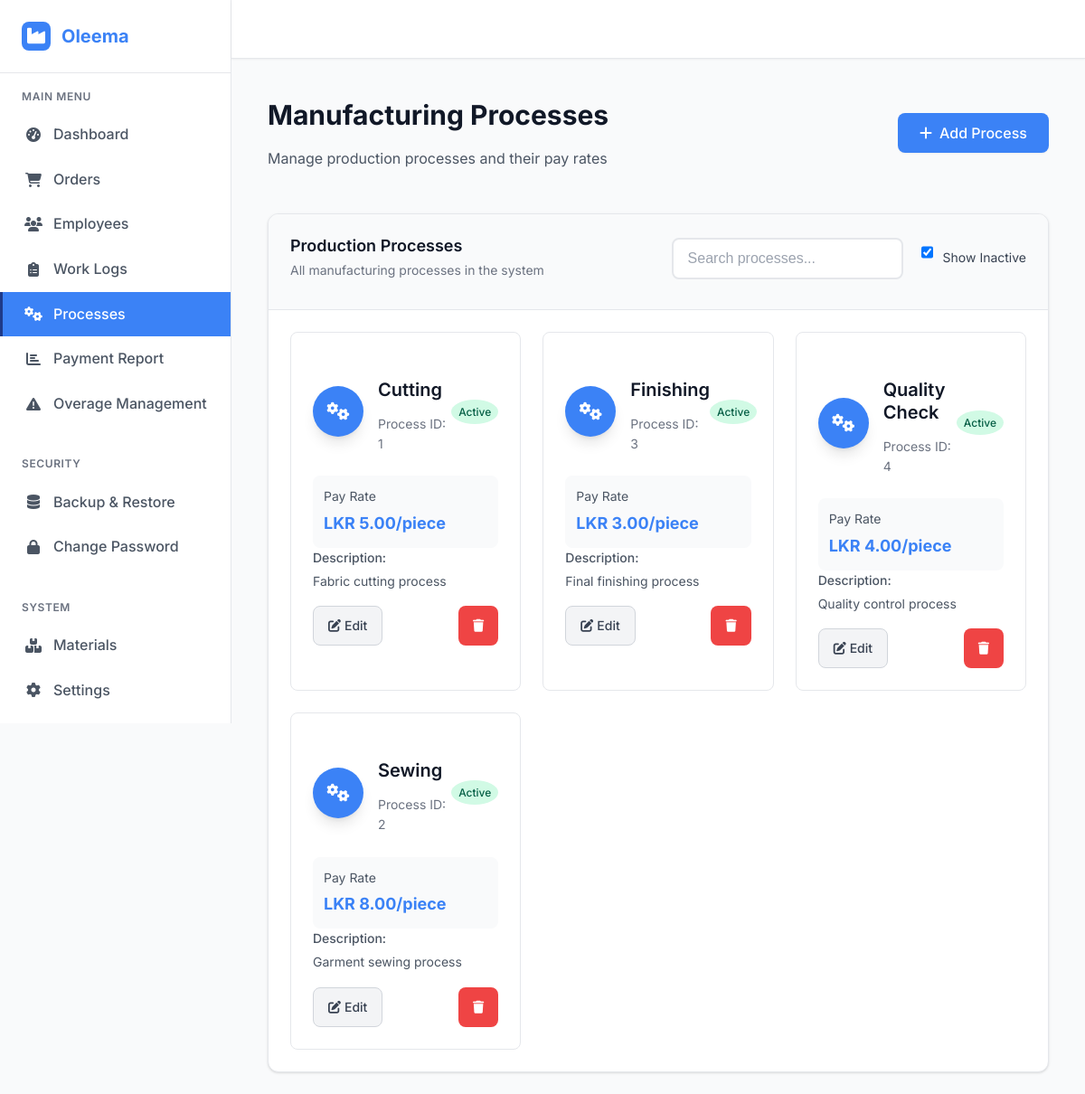
The page /processes (signed in) on the database its author committed.
### models.py (models this page shows, shortened)
class Process(db.Model):
    __tablename__ = 'processes'
    id = db.Column(db.Integer, primary_key=True)
    name = db.Column(db.String(100), nullable=False)
    pay_rate = db.Column(db.Float, nullable=False, default=0.0)
    description = db.Column(db.Text)
    is_active = db.Column(db.Boolean, default=True)
    created_at = db.Column(db.DateTime, default=datetime.utcnow)
    updated_at = db.Column(db.DateTime, default=datetime.utcnow, onupdate=datetime.utcnow)
    work_logs = db.relationship('WorkLog', backref='process', lazy=True)

### app.py (the view)
@app.route('/processes')
def processes():
    if not session.get('logged_in'):
        return redirect(url_for('login'))
    processes = Process.query.order_by(Process.is_active.desc(), Process.name).all()
    return render_template('pages/processes.html', processes=processes)

### templates/pages/processes.html (shortened to what this page needs)
{% extends "base.html" %}
{% block content %}
<div class="p-6">
    <div class="mb-8">
        <div class="flex items-center justify-between mb-4">
            <div>
                <h1 class="text-3xl font-bold text-gray-900">Manufacturing Processes</h1>
                <p class="text-gray-600">Manage production processes and their pay rates</p>
            </div>
            <a href="{{ url_for('add_process') }}" class="btn btn-primary">
                <i class="fas fa-plus mr-2"></i>
                Add Process
            </a>
        </div>
    </div>
    <div class="card">
        <div class="card-header">
            <div class="flex justify-between items-center mb-4">
                <div>
                    <h3 class="card-title">Production Processes</h3>
                    <p class="card-subtitle">All manufacturing processes in the system</p>
                </div>
                <div class="flex items-center space-x-4">
                    <div class="w-64">
                        <input type="text" id="processSearch" class="form-input" placeholder="Search processes...">
                    </div>
                    <label class="flex items-center cursor-pointer">
                        <input type="checkbox" id="showInactive" class="form-checkbox h-4 w-4 text-primary" checked>
                        <span class="ml-2 text-sm text-gray-700">Show Inactive</span>
                    </label>
                </div>
            </div>
        </div>
        <div class="card-body">
            <div class="grid grid-cols-1 md:grid-cols-2 lg:grid-cols-3 gap-6" id="processCards">
                {% for process in processes %}
                <div class="border border-gray-200 rounded-lg p-6 hover:border-primary transition-all duration-200 hover:shadow-lg process-card"
                    data-active="{{ process.is_active|lower }}">
                    <div class="flex items-center justify-between mb-4">
                        <div class="flex items-center">
                            <div class="w-14 h-14 bg-primary rounded-full flex items-center justify-center text-white text-xl mr-4 shadow-lg"
                                style="min-width: 56px; min-height: 56px; width: 56px; height: 56px;">
                                <i class="fas fa-cogs"></i>
                            </div>
                            <div>
                                <h4 class="font-semibold text-gray-900">{{ process.name }}</h4>
                                <p class="text-sm text-gray-500">Process ID: {{ process.id }}</p>
                            </div>
                        </div>
                        <span
                            class="px-2 py-1 text-xs font-medium rounded-full {% if process.is_active %}bg-green-100 text-green-800{% else %}bg-gray-100 text-gray-800{% endif %}">
                            {{ 'Active' if process.is_active else 'Inactive' }}
                        </span>
                    </div>
                    <div class="space-y-3 mb-4">
                        <div class="bg-gray-50 rounded-lg p-3">
                            <div class="text-sm text-gray-600 mb-1">Pay Rate</div>
                            <div class="text-lg font-bold text-primary">LKR {{ "%.2f"|format(process.pay_rate) }}/piece
                            </div>
                        </div>
                        {% if process.description %}
                        <div class="text-sm text-gray-600">
                            <span class="font-medium">Description:</span>
                            <p class="mt-1">{{ process.description }}</p>
                        </div>
                        {% endif %}
                    </div>
                    <div class="flex justify-between items-center">
                        <a href="{{ url_for('edit_process', process_id=process.id) }}" class="btn btn-secondary btn-sm">
                            <i class="fas fa-edit mr-1"></i>
                            Edit
                        </a>
                        <form method="POST" action="{{ url_for('delete_process', process_id=process.id) }}"
                            class="inline" id="delete-process-form-{{ process.id }}">
                            <button type="button" class="btn btn-danger btn-sm"
                                onclick="deleteProcess({{ process.id }})">
                                <i class="fas fa-trash"></i>
                            </button>
                        </form>
                    </div>
                </div>
                {% endfor %}
            </div>
        </div>
    </div>
</div>
{% endblock %}

### templates/base.html (shortened to what this page needs)
<!DOCTYPE html>
<html lang="en">
<head>
    <link rel="stylesheet" href="{{ url_for('static', filename='css/main.css') }}">
    <link rel="stylesheet" href="https://cdnjs.cloudflare.com/ajax/libs/font-awesome/6.0.0/css/all.min.css">
    <link rel="stylesheet" href="{{ url_for('static', filename='vendor/fontawesome/css/all.min.css') }}">
</head>
<body class="bg-gray-50">
    <aside class="sidebar">
        <div class="sidebar-header">
            <a href="{{ url_for('dashboard') }}" class="sidebar-brand">
                <div class="sidebar-brand-icon">
                    <i class="fas fa-industry"></i>
                </div>
                <span class="sidebar-brand-text">Oleema</span>
            </a>
        </div>
        <nav class="sidebar-nav">
            <div class="sidebar-nav-section">
                <div class="sidebar-nav-title">Main Menu</div>
                <ul class="sidebar-nav-list">
                    <li class="sidebar-nav-item">
                        <a href="{{ url_for('dashboard') }}"
                            class="sidebar-nav-link {% if request.endpoint == 'dashboard' %}active{% endif %}">
                            <i class="fas fa-tachometer-alt sidebar-nav-icon"></i>
                            <span class="sidebar-nav-text">Dashboard</span>
                        </a>
                    </li>
                    <li class="sidebar-nav-item">
                        <a href="{{ url_for('orders') }}"
                            class="sidebar-nav-link {% if request.endpoint in ['orders', 'new_order', 'view_order'] %}active{% endif %}">
                            <i class="fas fa-shopping-cart sidebar-nav-icon"></i>
                            <span class="sidebar-nav-text">Orders</span>
                        </a>
                    </li>
                    <li class="sidebar-nav-item">
                        <a href="{{ url_for('employees') }}"
                            class="sidebar-nav-link {% if request.endpoint in ['employees', 'add_employee', 'edit_employee'] %}active{% endif %}">
                            <i class="fas fa-users sidebar-nav-icon"></i>
                            <span class="sidebar-nav-text">Employees</span>
                        </a>
                    </li>
                    <li class="sidebar-nav-item">
                        <a href="{{ url_for('work_logs') }}"
                            class="sidebar-nav-link {% if request.endpoint in ['work_logs', 'work_log'] %}active{% endif %}">
                            <i class="fas fa-clipboard-list sidebar-nav-icon"></i>
                            <span class="sidebar-nav-text">Work Logs</span>
                        </a>
                    </li>
                    <li class="sidebar-nav-item">
                        <a href="{{ url_for('processes') }}"
                            class="sidebar-nav-link {% if request.endpoint in ['processes', 'add_process'] %}active{% endif %}">
                            <i class="fas fa-cogs sidebar-nav-icon"></i>
                            <span class="sidebar-nav-text">Processes</span>
                        </a>
                    </li>
                    <li class="sidebar-nav-item">
                        <a href="{{ url_for('payment_report') }}"
                            class="sidebar-nav-link {% if request.endpoint == 'payment_report' %}active{% endif %}">
                            <i class="fas fa-chart-bar sidebar-nav-icon"></i>
                            <span class="sidebar-nav-text">Payment Report</span>
                        </a>
                    </li>
                    <li class="sidebar-nav-item">
                        <a href="{{ url_for('overages') }}"
                            class="sidebar-nav-link {% if request.endpoint in ['overages', 'overage_detail', 'approve_overage'] %}active{% endif %}">
                            <i class="fas fa-exclamation-triangle sidebar-nav-icon"></i>
                            <span class="sidebar-nav-text">Overage Management</span>
                        </a>
                    </li>
                </ul>
            </div>
            <div class="sidebar-nav-section">
                <div class="sidebar-nav-title">Security</div>
                <ul class="sidebar-nav-list">
                    <li class="sidebar-nav-item">
                        <a href="{{ url_for('backup') }}"
                            class="sidebar-nav-link {% if request.endpoint == 'backup' %}active{% endif %}">
                            <i class="fas fa-database sidebar-nav-icon"></i>
                            <span class="sidebar-nav-text">Backup & Restore</span>
                        </a>
                    </li>
                    <li class="sidebar-nav-item">
                        <a href="{{ url_for('change_password') }}"
                            class="sidebar-nav-link {% if request.endpoint == 'change_password' %}active{% endif %}">
                            <i class="fas fa-lock sidebar-nav-icon"></i>
                            <span class="sidebar-nav-text">Change Password</span>
                        </a>
                    </li>
                </ul>
            </div>
            <div class="sidebar-nav-section">
                <div class="sidebar-nav-title">System</div>
                <ul class="sidebar-nav-list">
                    <li class="sidebar-nav-item">
                        <a href="{{ url_for('materials') }}"
                            class="sidebar-nav-link {% if request.endpoint in ['materials', 'add_material', 'edit_material'] %}active{% endif %}">
                            <i class="fas fa-boxes sidebar-nav-icon"></i>
                            <span class="sidebar-nav-text">Materials</span>
                        </a>
                    </li>
                    <li class="sidebar-nav-item">
                        <a href="{{ url_for('settings') }}"
                            class="sidebar-nav-link {% if request.endpoint in ['settings', 'audit_logs'] %}active{% endif %}">
                            <i class="fas fa-cog sidebar-nav-icon"></i>
                            <span class="sidebar-nav-text">Settings</span>
                        </a>
                    </li>
                    {% if session.get('role') == 'admin' %}
                    <li class="sidebar-nav-item">
                        <a href="{{ url_for('users') }}"
                            class="sidebar-nav-link {% if request.endpoint in ['users', 'add_user', 'edit_user'] %}active{% endif %}">
                        </a>
                    </li>
                    {% endif %}
                </ul>
            </div>
        </nav>
    </aside>
    <main class="main-content">
        <header class="header">
            <div class="header-container">
            </div>
        </header>
        <div class="container">
            {% block content %}{% endblock %}
        </div>
    </main>
</body>
</html>

### rows shown on the page
Process: name "Cutting", id "1", is_active "Active", pay_rate "5.00", description "Fabric cutting process"
Process: name "Finishing", id "3", is_active "Active", pay_rate "3.00", description "Final finishing process"
Process: name "Quality Check", id "4", is_active "Active", pay_rate "4.00", description "Quality control process"
Process: name "Sewing", id "2", is_active "Active", pay_rate "8.00", description "Garment sewing process"
